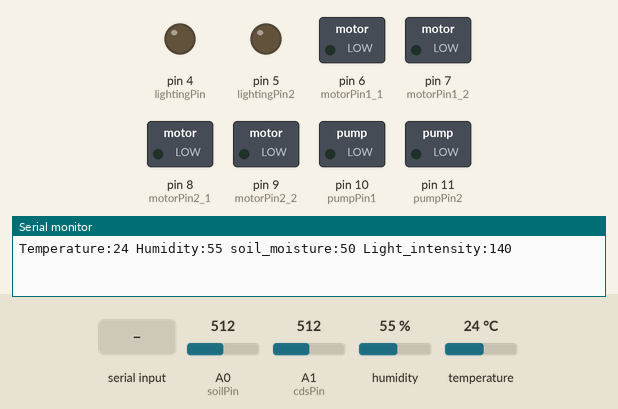
Bench run of a sketch on a simulated Arduino Uno, built with avr-gcc and run on an emulated ATmega328P. Shown: switched loads named in the sketch (green lamp = pin HIGH), output pins drawn as LEDs (lit = HIGH), the last lines printed to the serial monitor. The test bench sets the inputs (shaded band); at power-on: A0 (soilPin) = 512, A1 (cdsPin) = 512, humidity 55 %, temperature 24 °C.

Above: at 3.0 s.
3.1 s: "unknown," received over Serial
At 8.2 s:
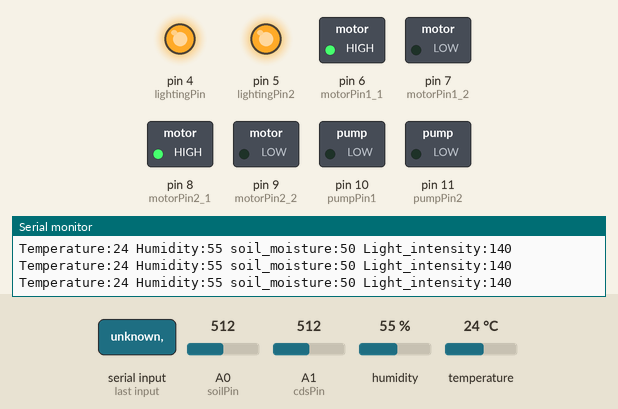
8.5 s: "90,45,200," received over Serial
At 10.6 s:
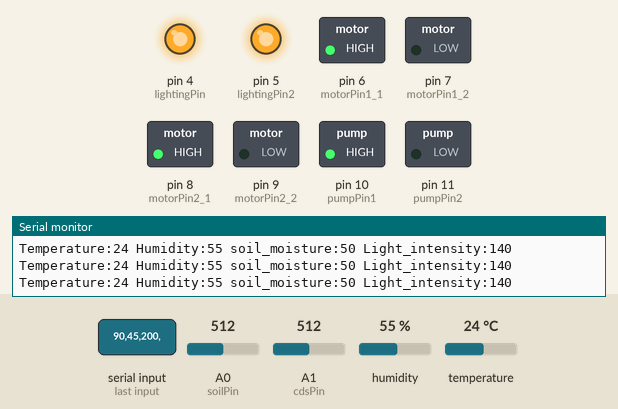
11.5 s: "30,150,10," received over Serial
At 14.8 s:
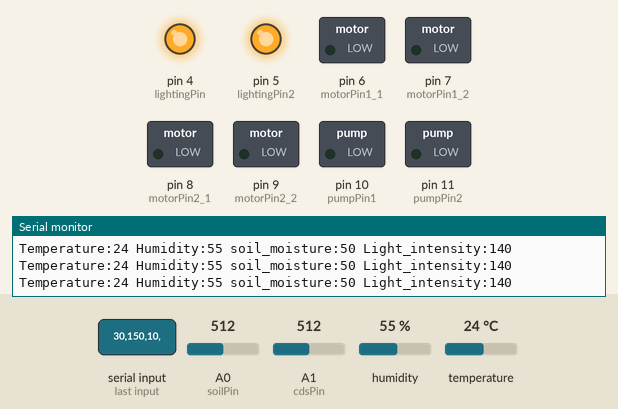
15.5 s: "90,45," received over Serial
At 19.8 s:
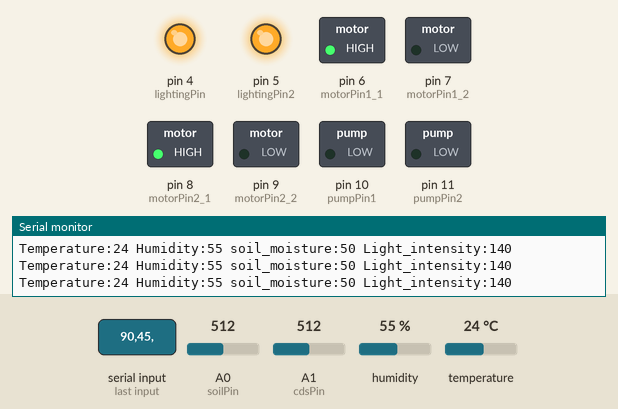
20.5 s: "30,150," received over Serial
At 24.1 s:
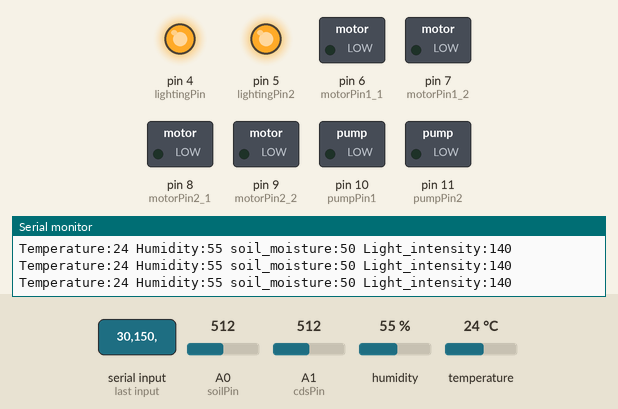
Timing chart, 0 to 25.5 s (numbered marks = the images above; inputs shaded):
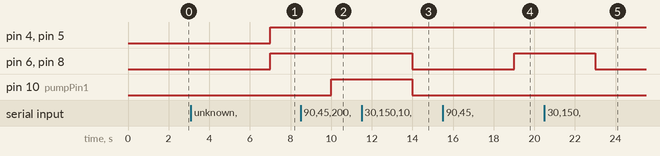

The sketch:

smart_farm_ino.ino
```cpp
#include <Wire.h>
#include <DHT.h>                    // 온습도 센서 모듈 라이브러리

#define soilPin A0
#define cdsPin A1
#define DHTTYPE DHT11               // 온습도 센서타입 설정
#define DHTPIN 3                   // 온습도센서 모듈 핀
#define lightingPin 4
#define lightingPin2 5
#define motorPin1_1 6
#define motorPin1_2 7
#define motorPin2_1 8
#define motorPin2_2 9
#define pumpPin1 10
#define pumpPin2 11


DHT dht(DHTPIN, DHTTYPE);           //온습도 센서 모듈
unsigned long previousMillis = 0;
const long interval = 2000;

int temp_value = 0;
int humi_value = 0;
int soil_value = 0;
int light_value =0;

int prev_tV = 99;
int prev_hV = 99;
int prev_sV = 1;
int prev_lV = 99;


void setup() {
  Serial.begin(9600);

  pinMode(DHTPIN, INPUT);
  pinMode(cdsPin, INPUT);
  pinMode(soilPin, INPUT);
  pinMode(lightingPin, OUTPUT);
  pinMode(lightingPin2, OUTPUT);
  pinMode(motorPin1_1, OUTPUT);
  pinMode(motorPin1_2, OUTPUT);
  pinMode(motorPin2_1, OUTPUT);
  pinMode(motorPin2_2, OUTPUT);
  pinMode(pumpPin1, OUTPUT);
  pinMode(pumpPin2, OUTPUT);


  dht.begin();
}

void loop() {

  unsigned long currentMillis = millis();

  // 2초마다 온도 값을 갱신
  if (currentMillis - previousMillis >= interval) {
    previousMillis = currentMillis;

    //센서값 측정
    int cdsValue = analogRead(cdsPin);
    int cds = map(cdsValue, 670, 1023, 98, 2); // 어두울수록 값이 높아지고 밝을수록 값이 낮아집니다.
    int soilValue = analogRead(soilPin);
    int soil = map(soilValue, 0, 1023, 2, 98); // 수분이 많을수록 값이 높아지고, 수분이 적을수록 값이 낮아집니다.
    int temp = dht.readTemperature();
    int humi = dht.readHumidity();

    Serial.print("Temperature:");
    Serial.print(temp);
    Serial.print(" Humidity:");
    Serial.print(humi);
    Serial.print(" soil_moisture:");
    Serial.print(soil);
    Serial.print(" Light_intensity:");
    Serial.print(cds);

    Serial.println();

    if (Serial.available() > 0) {
      String data = Serial.readStringUntil(','); // 시리얼로부터 데이터를 읽음
      if (data == "unknown") {
      // 이전 값을 사용하여 변수 설정
        temp_value = prev_tV;
      } else {
        temp_value = data.toInt();
        prev_tV = temp_value; // 새로운 값을 이전 값으로 업데이트
      }
      data = Serial.readStringUntil(',');
      if (data == "unknown") {
        humi_value = prev_hV;
      } else {
        humi_value = data.toInt();
        prev_hV = humi_value;
      }
      data = Serial.readStringUntil(',');
      if (data == "unknown") {
        soil_value = prev_sV;
      } else {
        soil_value = data.toInt();
        prev_sV = soil_value;
      }
      data = Serial.readStringUntil('\n');
      if (data == "unknown") {
        light_value = prev_lV;
      } else {
        light_value = data.toInt();
        prev_lV = light_value;
      }
    control(temp_value, humi_value, soil_value, light_value, temp, humi, soil, cds);
    }
  }
}
void control(int temp_value, int humi_value, int soil_value,int light_value, int temp, int humi, int soil, int cds) {

  if (temp > temp_value || humi > humi_value) {

    digitalWrite(motorPin1_1, HIGH);
    digitalWrite(motorPin1_2, LOW);

    digitalWrite(motorPin2_1, HIGH);
    digitalWrite(motorPin2_2, LOW);
  }
  else {

    digitalWrite(motorPin1_1, LOW);
    digitalWrite(motorPin1_2, LOW);

    digitalWrite(motorPin2_1, LOW);
    digitalWrite(motorPin2_2, LOW);
  }

  if (cds > light_value) {
    digitalWrite(lightingPin, HIGH);
    digitalWrite(lightingPin2, HIGH);
  }
  else {
    digitalWrite(lightingPin, LOW);
    digitalWrite(lightingPin2, LOW);
  }

  if (soil < soil_value) {
    digitalWrite(pumpPin1, HIGH);
    digitalWrite(pumpPin2, LOW);
  }
  else {
    digitalWrite(pumpPin1, LOW);
    digitalWrite(pumpPin2, LOW);
  }
}
```

Measured:
- after the input at 3.1 s, pin 4 (lightingPin), pin 5 (lightingPin2), pin 6 (motorPin1_1), pin 8 (motorPin2_1): LOW → HIGH after 3.9 s
- after the input at 8.5 s, pin 10 (pumpPin1): LOW → HIGH after 1.5 s
- after the input at 11.5 s, pin 6 (motorPin1_1), pin 8 (motorPin2_1), pin 10 (pumpPin1): HIGH → LOW after 2.5 s
- after the input at 15.5 s, pin 6 (motorPin1_1), pin 8 (motorPin2_1): LOW → HIGH after 3.5 s
- after the input at 20.5 s, pin 6 (motorPin1_1), pin 8 (motorPin2_1): HIGH → LOW after 2.5 s
